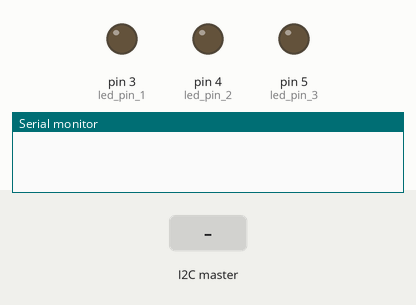
The sketch below on a simulated Arduino Nano, built with avr-gcc and run on an emulated ATmega328P. Parts: output pins drawn as LEDs (lit = HIGH), the last lines printed to the serial monitor. The inputs (shaded band) are chosen by the test bench.

Above: at 1.2 s.
1.3 s: the I2C master sends the byte 1
At 2.5 s:
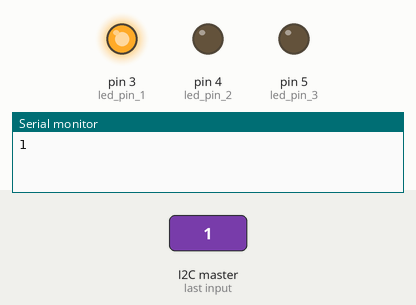
2.8 s: the I2C master sends the byte 2
At 3.6 s:
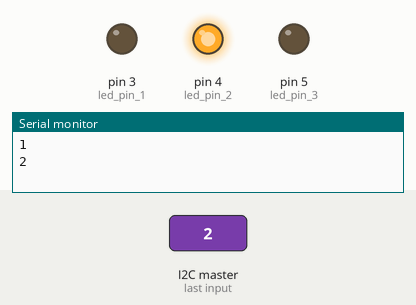
4.3 s: the I2C master sends the byte 0
At 4.7 s:
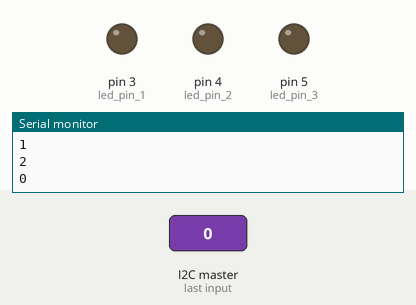
Timing chart, 0 to 7.3 s (numbered marks = the images above; inputs shaded):
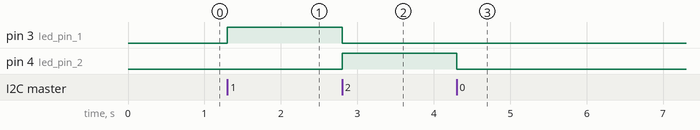

Measured:
- after the input at 1.3 s, pin 3 (led_pin_1): LOW → HIGH at once
- after the input at 2.8 s, pin 3 (led_pin_1): HIGH → LOW at once; pin 4 (led_pin_2): LOW → HIGH at once
- after the input at 4.3 s, pin 4 (led_pin_2): HIGH → LOW at once

The sketch:

main.ino
```cpp
/*
____/\\\\\\\\\______________________/\\\__________/\\\__________/\\\\\\_________________________/\\\\\\\\\\\_______________________________________________________________
 __/\\\///////\\\___________________\/\\\_________\/\\\_________\////\\\_______________________/\\\/////////\\\_____________________________________________________________
  _\/\\\_____\/\\\___________________\/\\\_________\/\\\____________\/\\\______________________\//\\\______\///____________________________________________________/\\\______
   _\/\\\\\\\\\\\/______/\\\____/\\\__\/\\\_________\/\\\____________\/\\\_________/\\\\\\\\_____\////\\\______________/\\\\\\\\______/\\\\\______/\\\____/\\\___/\\\\\\\\\\\_
    _\/\\\//////\\\_____\/\\\___\/\\\__\/\\\\\\\\\___\/\\\\\\\\\______\/\\\_______/\\\/////\\\_______\////\\\_________/\\\//////_____/\\\///\\\___\/\\\___\/\\\__\////\\\////__
     _\/\\\____\//\\\____\/\\\___\/\\\__\/\\\////\\\__\/\\\////\\\_____\/\\\______/\\\\\\\\\\\___________\////\\\_____/\\\___________/\\\__\//\\\__\/\\\___\/\\\_____\/\\\______
      _\/\\\_____\//\\\___\/\\\___\/\\\__\/\\\__\/\\\__\/\\\__\/\\\_____\/\\\_____\//\\///////_____/\\\______\//\\\___\//\\\_________\//\\\__/\\\___\/\\\___\/\\\_____\/\\\_/\\__
       _\/\\\______\//\\\__\//\\\\\\\\\___\/\\\\\\\\\___\/\\\\\\\\\____/\\\\\\\\\___\//\\\\\\\\\\__\///\\\\\\\\\\\/_____\///\\\\\\\\___\///\\\\\/____\//\\\\\\\\\______\//\\\\\___
        _\///________\///____\/////////____\/////////____\/////////____\/////////_____\//////////_____\///////////_________\////////______\/////_______\/////////________\/////____
*/
#include <Wire.h>
// Write in binary the nummber on the leds
const int led_pin_1 = 3;
const int led_pin_2 = 4;
const int led_pin_3 = 5;

void setup() {
    Wire.begin(0x55);              // join i2c bus with address #4
    Wire.onReceive(receiveEvent);  // register event
    Serial.begin(9600);            // start serial for output
    pinMode(led_pin_1, OUTPUT);
    pinMode(led_pin_2, OUTPUT);
    pinMode(led_pin_3, OUTPUT);
}

void loop() {
    delay(100);
}

void receiveEvent(int howMany) {
    while (1 < Wire.available())  // loop through all but the last
    {
    char c = Wire.read();  // receive byte as a character
    Serial.print(c);       // print the character
    }
    int n = Wire.read();  // receive byte as an integer
    Serial.println(n);    // print the integer
    // Write the number in binary on the leds
    // n from 0 to 5
    if (n == 0) {
      digitalWrite(led_pin_1, LOW);
      digitalWrite(led_pin_2, LOW);
      digitalWrite(led_pin_3, LOW);
    } else if (n == 1) {
      digitalWrite(led_pin_1, HIGH);
      digitalWrite(led_pin_2, LOW);
      digitalWrite(led_pin_3, LOW);
    } else if (n == 2) {
      digitalWrite(led_pin_1, LOW);
      digitalWrite(led_pin_2, HIGH);
      digitalWrite(led_pin_3, LOW);
    } else if (n == 3) {
      digitalWrite(led_pin_1, HIGH);
      digitalWrite(led_pin_2, HIGH);
      digitalWrite(led_pin_3, LOW);
    } else if (n == 4) {
      digitalWrite(led_pin_1, LOW);
      digitalWrite(led_pin_2, LOW);
      digitalWrite(led_pin_3, HIGH);
    } else if (n == 5) {
      digitalWrite(led_pin_1, HIGH);
      digitalWrite(led_pin_2, LOW);
      digitalWrite(led_pin_3, HIGH);
    }
}
```
